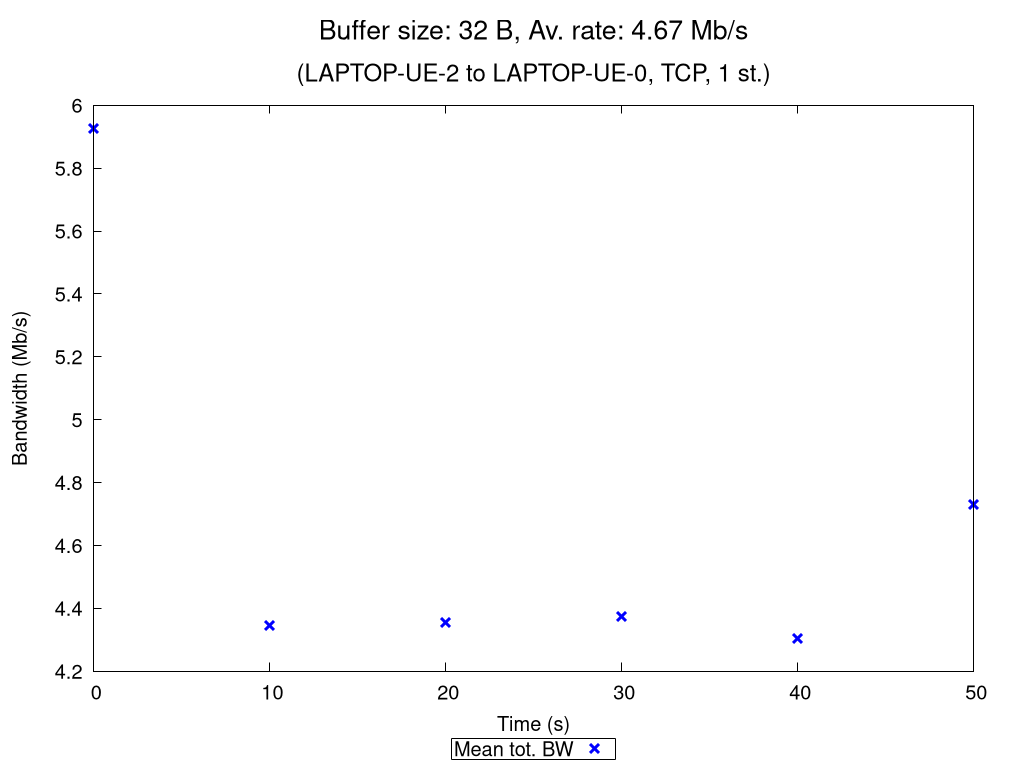

Source code (gnuplot):
set terminal pngcairo nocrop enhanced size 1024,768 font "Verdana,15"
set output "TCP_1_st_2020_10_18_08-18-25_two2one_00032B.png"

set title "{/=20 Buffer size: 32 B, Av. rate: 4.67 Mb/s}\n\n{/=18 (LAPTOP-UE-2 to LAPTOP-UE-0, TCP, 1 st.)}"

set xlabel "Time (s)"
set ylabel "Bandwidth (Mb/s)"
set ytics nomirror
set key bmargin center horizontal box samplen 1 width -1
set bmargin 4.6
set rmargin 4.5

rf = 1000000.0  # rate factor
set style fill transparent solid 0.2 noborder
set autoscale xfix
plot "TCP_1_st_2020_10_18_08-18-25_two2one_00032B_iperf_processed.dat" using 1:($2/rf-$3/rf):($2/rf+$3/rf) with filledcurves lc rgb "blue" notitle, \
     "" using 1:($2/rf) with points pt 2 ps 1.5 lw 3 lc rgb "blue" title "Mean tot. BW", \
